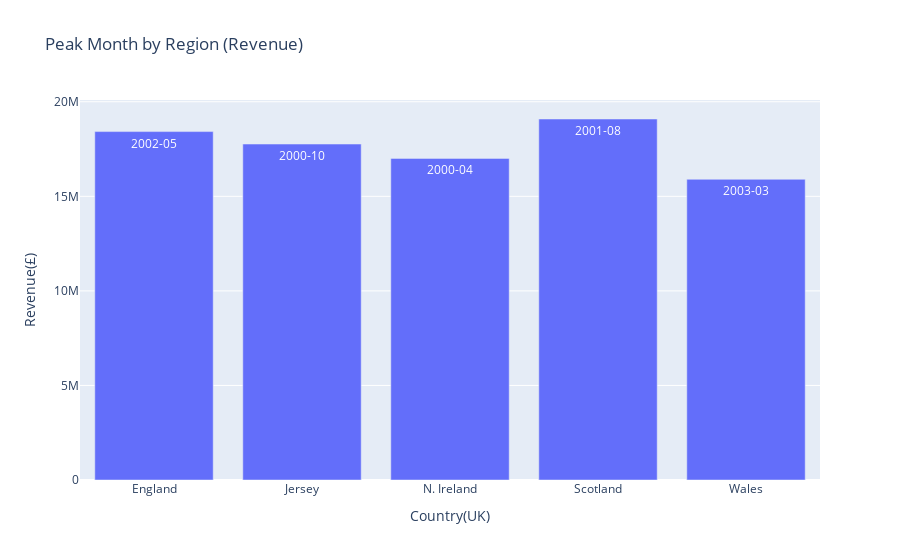

Source (notebook cell):
### Code cell
# Peak month per region (by Revenue)
df_iqr['Month'] = df_iqr['Date'].dt.to_period('M')
regional_month = df_iqr.groupby(['Country(UK)', 'Month'])['Revenue(£)'].sum().reset_index()
idx = regional_month.groupby('Country(UK)')['Revenue(£)'].idxmax()
peaks = regional_month.loc[idx].sort_values('Country(UK)')

# label for displaying
peaks['Month'] = peaks['Month'].astype(str)

# Simple bar to highlight peak size per region
fig = px.bar(peaks, x='Country(UK)', y='Revenue(£)', text='Month',
             title='Peak Month by Region (Revenue)')
fig.update_traces(textposition='inside')
fig.show()

### Figure 1 — Plotly figure (JSON) as saved in the notebook; plotly's stock layout.template omitted (floating-point values rounded to 4 significant figures)
{"data": [{"alignmentgroup": "True", "hovertemplate": "Country(UK)=%{x}<br>Revenue(£)=%{y}<br>Month=%{text}<extra></extra>", "legendgroup": "", "marker": {"color": "#636efa", "pattern": {"shape": ""}}, "name": "", "offsetgroup": "", "orientation": "v", "showlegend": false, "text": ["2002-05", "2000-10", "2000-04", "2001-08", "2003-03"], "textposition": "inside", "type": "bar", "x": ["England", "Jersey", "N. Ireland", "Scotland", "Wales"], "xaxis": "x", "y": [18420000.0, 17760000.0, 17005742, 19090000.0, 15900000.0], "yaxis": "y"}], "layout": {"autosize": true, "barmode": "relative", "legend": {"tracegroupgap": 0}, "title": {"text": "Peak Month by Region (Revenue)"}, "xaxis": {"anchor": "y", "autorange": true, "domain": [0, 1], "range": [-0.5, 4.5], "title": {"text": "Country(UK)"}, "type": "category"}, "yaxis": {"anchor": "x", "autorange": true, "domain": [0, 1], "range": [0, 20090000.0], "title": {"text": "Revenue(£)"}, "type": "linear"}}}
